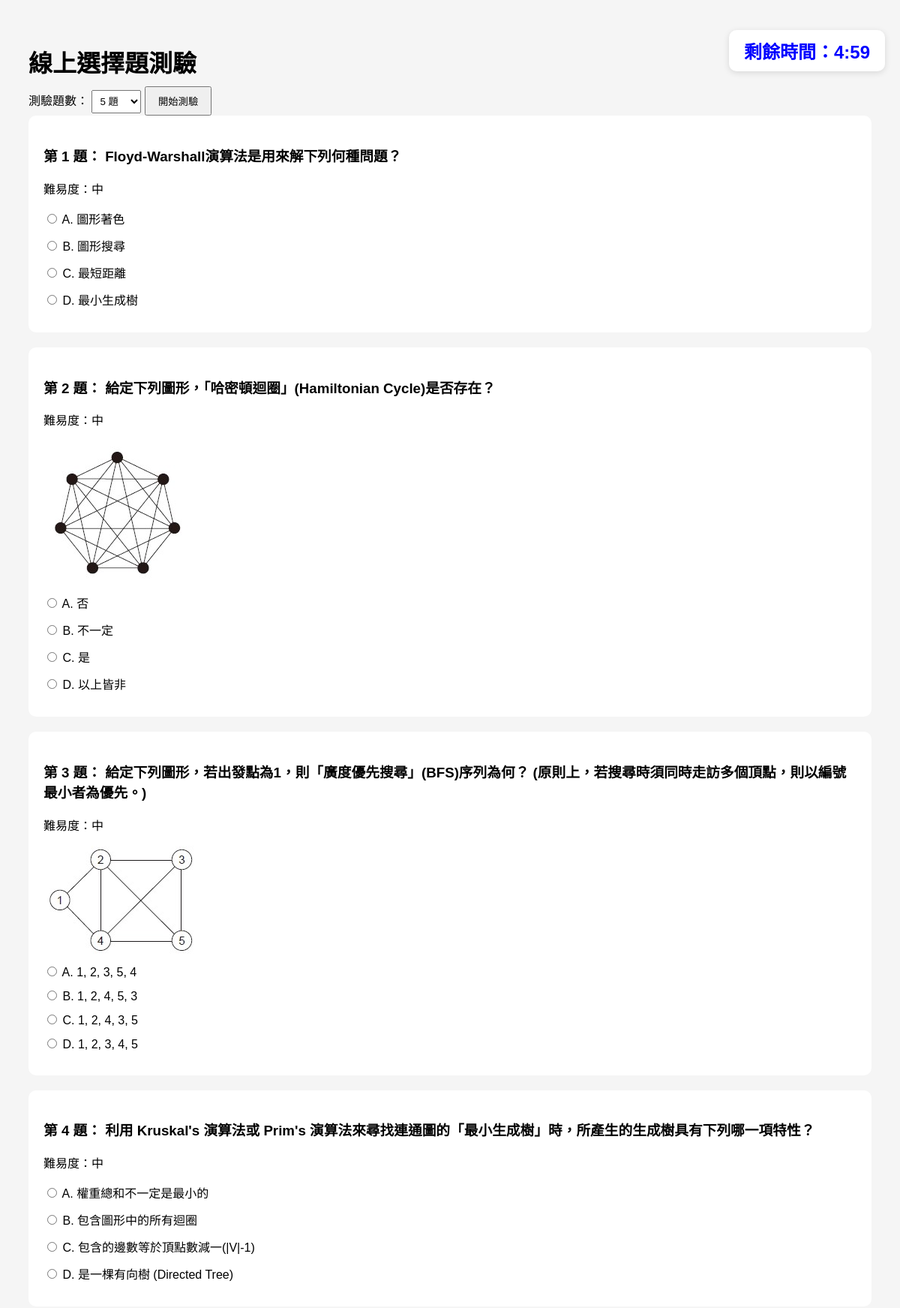
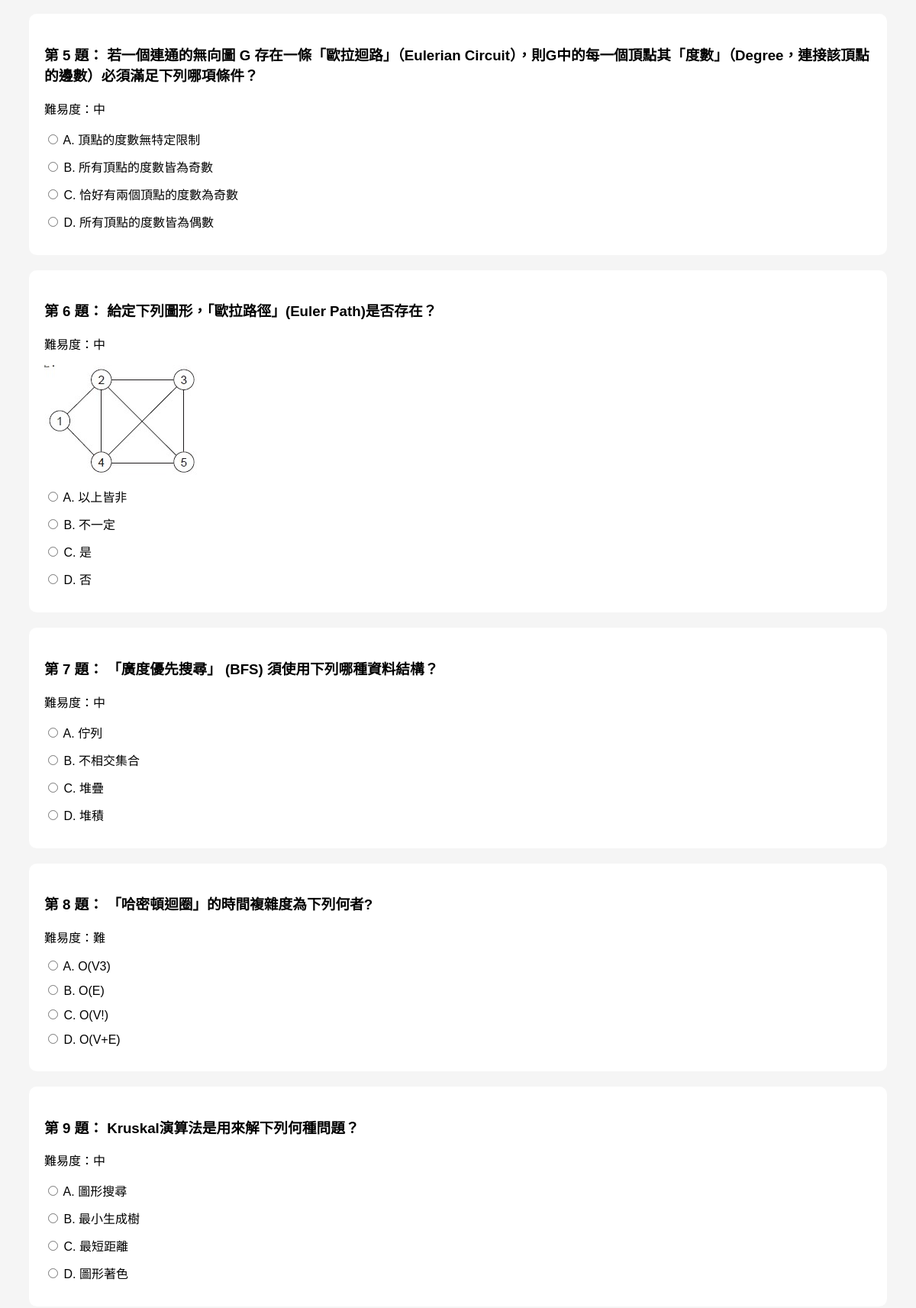
The page / (upper part) on the database its author committed (2 pictures, top to bottom).
### quiz/models.py (models this page shows, shortened)
class Question(models.Model):
    DIFFICULTY_CHOICES = [
        ("easy", "易"),
        ("medium", "中"),
        ("hard", "難"),
    ]
    question_text = models.CharField("題目文字", max_length=255, blank=True)
    question_image = models.ImageField("題目圖片", upload_to="questions/", blank=True, null=True)
    option_a_text = models.CharField("A 選項文字", max_length=100, blank=True)
    option_a_image = models.ImageField("A 選項圖片", upload_to="options/", blank=True, null=True)
    option_b_text = models.CharField("B 選項文字", max_length=100, blank=True)
    option_b_image = models.ImageField("B 選項圖片", upload_to="options/", blank=True, null=True)
    option_c_text = models.CharField("C 選項文字", max_length=100, blank=True)
    option_c_image = models.ImageField("C 選項圖片", upload_to="options/", blank=True, null=True)
    option_d_text = models.CharField("D 選項文字", max_length=100, blank=True)
    option_d_image = models.ImageField("D 選項圖片", upload_to="options/", blank=True, null=True)
    answer = models.CharField(
        "正確答案",
        max_length=1,
        choices=[
            ("A", "A"),
            ("B", "B"),
            ("C", "C"),
            ("D", "D"),
        ],
    )
    difficulty = models.CharField(
        "難易度",
        max_length=10,
        choices=DIFFICULTY_CHOICES,
        default="medium",
    )

### quiz/views.py (the view, shortened to what this page needs)
# urls.py: 2. Add a URL to urlpatterns:  path('', views.home, name='home')
def home(request):
    score = None
    submitted = False
    question_data = []
    if request.method == "GET":
        try:
            count = int(request.GET.get("count", 10))
        except ValueError:
            count = 10
        if count not in [5, 10]:
            count = 10
        all_questions = list(Question.objects.all())
        wrong_question_ids = request.session.get("wrong_question_ids", [])
        wrong_questions = list(Question.objects.filter(id__in=wrong_question_ids))
        wrong_question_map = {q.id: q for q in wrong_questions}
        ordered_wrong_questions = [
            wrong_question_map[qid]
            for qid in wrong_question_ids
            if qid in wrong_question_map
        ]
        other_questions = [
            q for q in all_questions
            if q.id not in wrong_question_ids
        ]
        random.shuffle(ordered_wrong_questions)
        random.shuffle(other_questions)
        questions = (ordered_wrong_questions + other_questions)[:count]
        option_orders = {}
        for q in questions:
            option_keys = ["A", "B", "C", "D"]
            random.shuffle(option_keys)
            option_orders[str(q.id)] = option_keys
        request.session["question_ids"] = [q.id for q in questions]
        request.session["option_orders"] = option_orders
        question_data = build_question_data(questions, option_orders)
    return render(request, "home.html", {
        "question_data": question_data,
        "score": score,
        "submitted": submitted,
    })

### quiz/views.py (called while the page is built)
def get_option(q, key):
    option_map = {
        "A": {
            "key": "A",
            "text": q.option_a_text,
            "image": q.option_a_image,
        },
        "B": {
            "key": "B",
            "text": q.option_b_text,
            "image": q.option_b_image,
        },
        "C": {
            "key": "C",
            "text": q.option_c_text,
            "image": q.option_c_image,
        },
        "D": {
            "key": "D",
            "text": q.option_d_text,
            "image": q.option_d_image,
        },
    }
    return option_map[key].copy()

### quiz/templates/home.html (shortened to what this page needs)
<!DOCTYPE html>
<html lang="zh-Hant">
<head>
</head>
<body>
<h1>線上選擇題測驗</h1>
<h2 id="timer" class="timer">
</h2>
<form method="get">
    <label>測驗題數：</label>
    <select name="count">
        <option value="5">5 題</option>
    </select>
    <button type="submit">
        開始測驗
    </button>
</form>
<form method="post" id="quizForm">
    {% for item in question_data %}
        <div class="question">
            <h3>
                第 {{ forloop.counter }} 題：
                {{ item.question.question_text }}
            </h3>
            <p>難易度：{{ item.question.get_difficulty_display }}</p>
            {% if item.question.question_image %}
                <img src="{{ item.question.question_image.url }}" alt="題目圖片">
            {% endif %}
            {% for option in item.options %}
                <label class="option">
                    <input
                        type="radio"
                        name="{{ item.question.id }}"
                        value="{{ option.value }}"
                    >
                    {{ option.display_key }}.
                    {{ option.text }}
                </label>
            {% endfor %}
        </div>
    {% endfor %}
</form>
</body>
</html>

### quiz/templates/home.html (style rules this page uses)
body { font-family: Arial, "Microsoft JhengHei", sans-serif; padding: 30px; background: #f5f5f5; }
h1 { margin-bottom: 10px; }
.timer { color: blue; position: fixed; top: 20px; right: 20px; background: white; padding: 10px 20px; border-radius: 10px; box-shadow: 0 2px 8px rgba(0,0,0,0.12); }
.question { background: white; padding: 20px; margin-bottom: 20px; border-radius: 10px; }
.option { display: block; margin: 12px 0; }
img { max-width: 300px; margin: 10px 0; display: block; }
button { padding: 8px 16px; cursor: pointer; }
select { padding: 6px; }

### rows shown on the page
Question: question.question_text "Floyd-Warshall演算法是用來解下列何種問題？", question.difficulty "中", display_key "A" "B" "C" "D", text "圖形著色" "圖形搜尋" "最短距離" "最小生成樹"
Question: question.question_text "給定下列圖形，「哈密頓迴圈」(Hamiltonian Cycle)是否存在？", question.difficulty "中", question.question_image (picture), display_key "A" "B" "C" "D", text "否" "不一定" "是" "以上皆非"
Question: question.question_text "給定下列圖形，若出發點為1，則「廣度優先搜尋」(BFS)序列為何？ (原則上，若搜尋時須同時走訪多個頂點，則以編號最小者為優先。)", question.difficulty "中", question.question_image (picture), display_key "A" "B" "C" "D", text "1, 2, 3, 5, 4" "1, 2, 4, 5, 3" "1, 2, 4, 3, 5" "1, 2, 3, 4, 5"
Question: question.question_text "利用 Kruskal's 演算法或 Prim's 演算法來尋找連通圖的「最小生成樹」時，所產生的生成樹具有下列哪一項特性？", question.difficulty "中", display_key "A" "B" "C" "D", text "權重總和不一定是最小的" "包含圖形中的所有迴圈" "包含的邊數等於頂點數減一(|V|-1)" "是一棵有向樹 (Directed Tree)"
Question: question.question_text "若一個連通的無向圖 G 存在一條「歐拉迴路」（Eulerian Circuit），則G中的每一個頂點其「度數」（Degree，連接該頂點的邊數）必須滿足下列哪項條件？", question.difficulty "中", display_key "A" "B" "C" "D", text "頂點的度數無特定限制" "所有頂點的度數皆為奇數" "恰好有兩個頂點的度數為奇數" "所有頂點的度數皆為偶數"
Question: question.question_text "給定下列圖形，「歐拉路徑」(Euler Path)是否存在？", question.difficulty "中", question.question_image (picture), display_key "A" "B" "C" "D", text "以上皆非" "不一定" "是" "否"
Question: question.question_text "「廣度優先搜尋」 (BFS) 須使用下列哪種資料結構？", question.difficulty "中", display_key "A" "B" "C" "D", text "佇列" "不相交集合" "堆疊" "堆積"
Question: question.question_text "「哈密頓迴圈」的時間複雜度為下列何者?", question.difficulty "難", display_key "A" "B" "C" "D", text "O(V3)" "O(E)" "O(V!)" "O(V+E)"
Question: question.question_text "Kruskal演算法是用來解下列何種問題？", question.difficulty "中", display_key "A" "B" "C" "D", text "圖形搜尋" "最小生成樹" "最短距離" "圖形著色"
